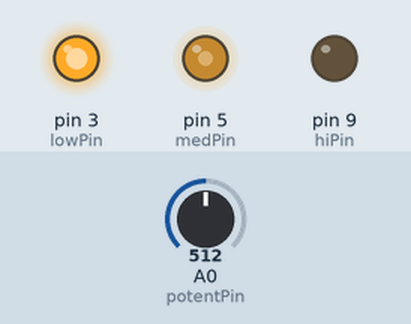
Simulated run of this sketch. Board: Arduino Uno, built with avr-gcc and run on an emulated ATmega328P. Shown: output pins drawn as LEDs (lit = HIGH). The test bench sets the inputs (shaded band); at power-on: A0 (potentPin) = 512.

Above: at 1.2 s.
1.3 s: A0 (potentPin) set to 716
At 2.4 s:
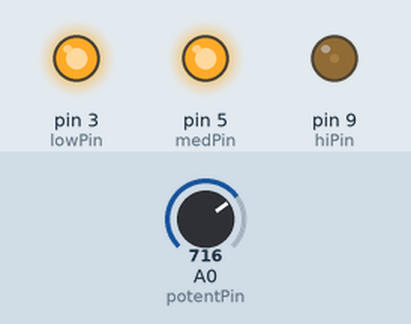
2.8 s: A0 (potentPin) set to 900
At 3.5 s:
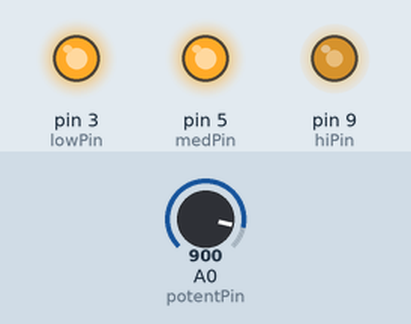
4.3 s: A0 (potentPin) set to 1023
At 4.7 s:
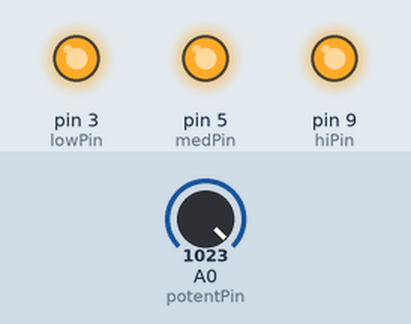
5.8 s: A0 (potentPin) set to 306
At 7.0 s:
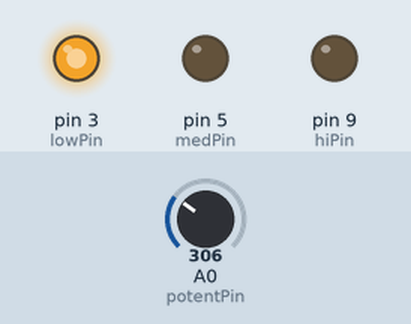
7.3 s: A0 (potentPin) set to 245
At 8.1 s:
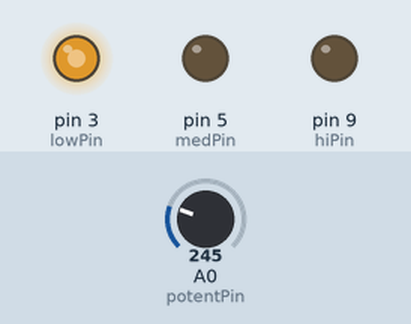
Timing chart, 0 to 9.8 s (numbered marks = the images above; inputs shaded):
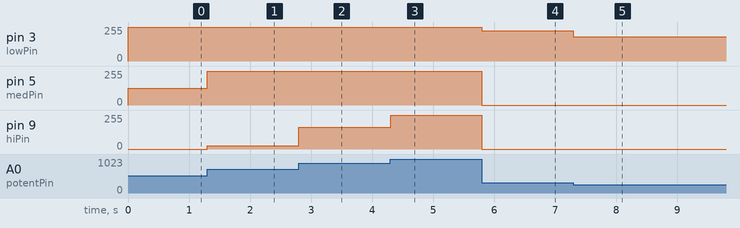

Measured:
- after the input at 1.3 s, pin 5 (medPin): 126/255 → 255/255 at once; pin 9 (hiPin): 0/255 → 24/255 at once
- after the input at 2.8 s, pin 9 (hiPin): 24/255 → 162/255 at once
- after the input at 4.3 s, pin 9 (hiPin): 162/255 → 255/255 at once
- after the input at 5.8 s, pin 3 (lowPin): 255/255 → 228/255 at once; pin 5 (medPin), pin 9 (hiPin): 255/255 → 0/255 at once
- after the input at 7.3 s, pin 3 (lowPin): 228/255 → 183/255 at once

The sketch:

dim_3_leds.ino
```cpp
const int maxInValue = 1023;
const int maxOutValue = 255;

const int potentPin = A0;
const int lowPin = 3;
const int medPin = 5;
const int hiPin = 9;
const int pins[] = { lowPin, medPin, hiPin };

// sizeof will return the bytes not the items, so we divide by the bytes of the first item
const int pinCount = sizeof(pins) / sizeof(pins[0]);
const float step = (float)maxOutValue / pinCount;

int sensorValue = 0;
int outputValue = 0;

void setup() {
  Serial.begin(9600);

  for(int i = 0; i < pinCount; i++) {
    pinMode(pins[i], OUTPUT);
  }
}

void loop() {
  int activePin = 0;

  sensorValue = analogRead(potentPin);
  // outputValue can be with the 0-255 range
  outputValue = map(sensorValue, 0, maxInValue, 0, maxOutValue);

  for(int i = 0; i < pinCount; i++) {
    int rangeMin = (int)(step * i);
    int rangeMax = (int)(step * (i + 1));
    activePin = pins[i];

    if (outputValue <= rangeMin) {
      // we are not there yet -> turn it off
      analogWrite(activePin, 0);
    } else if (outputValue >= rangeMax) {
      // we are past this pin -> full brightness
      analogWrite(activePin, maxOutValue);
    } else {
      // we are within this pin's range -> fade in or out
      int brightness = map(outputValue, rangeMin, rangeMax, 0, maxOutValue);

      analogWrite(activePin, brightness);
    }
  }

  delay(2);
}
```
